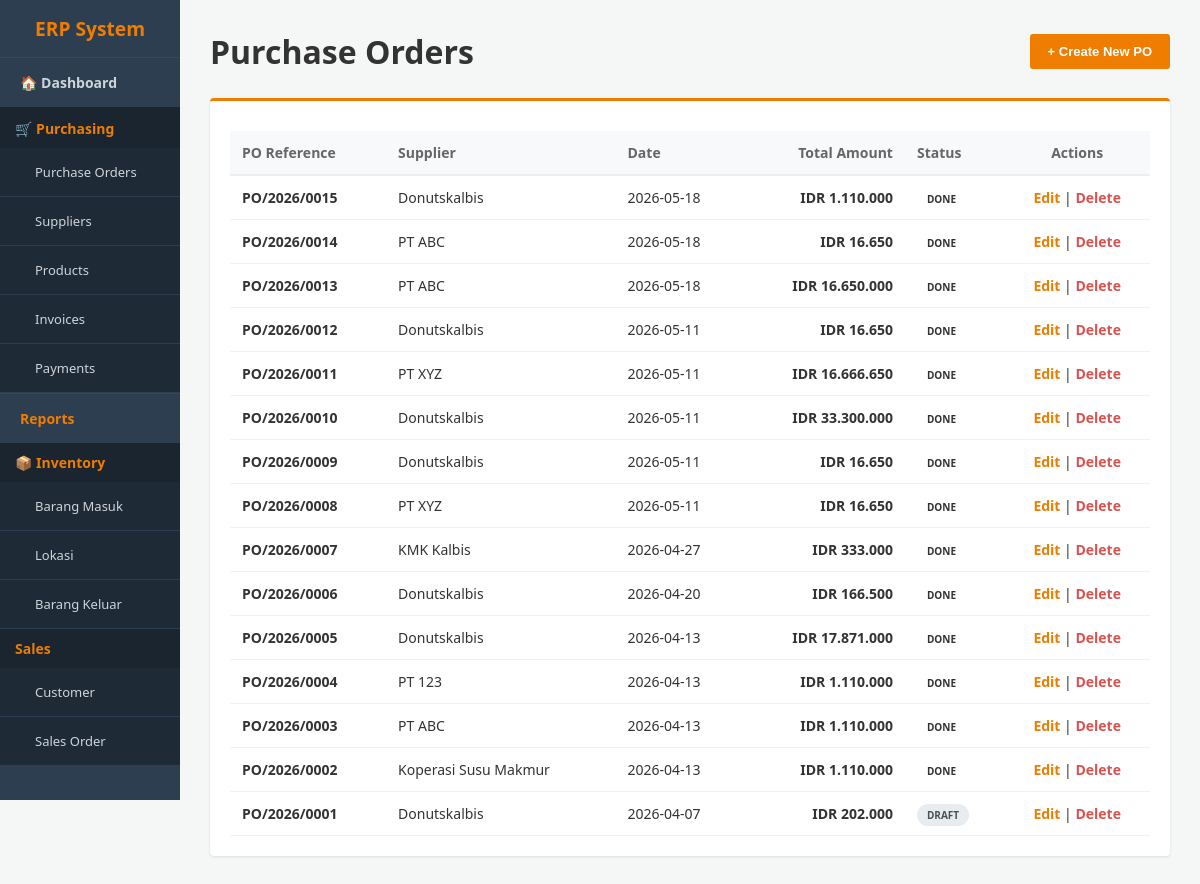
/purchase.php, run on an earlier commit of the app's database.
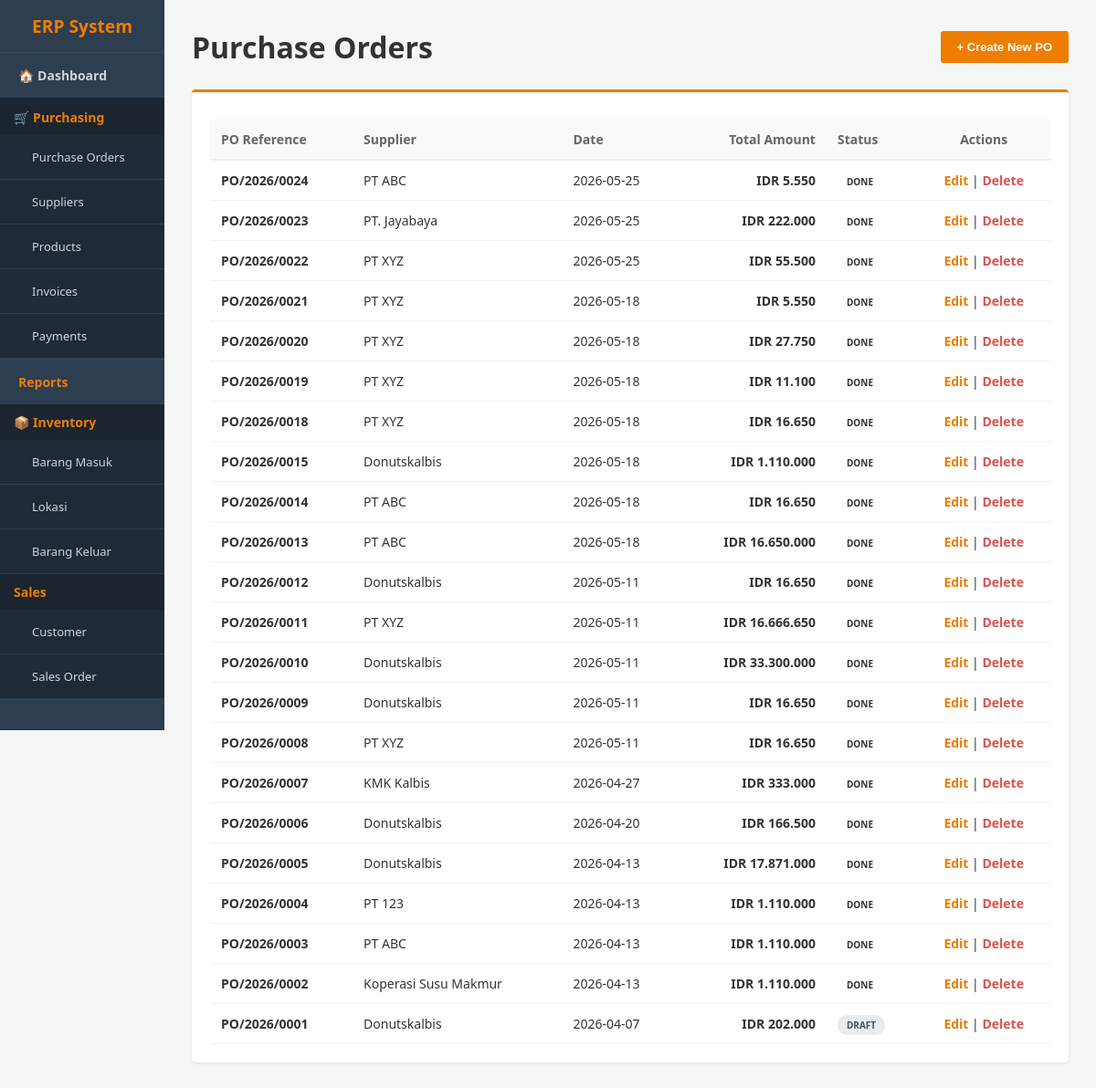
And on a later commit of the database.
### tables this page shows
CREATE TABLE `transaksi_purchase` (
  `id_purchase` int(11) NOT NULL,
  `fk_supplier` int(11) DEFAULT NULL,
  `tanggal_order` date DEFAULT NULL,
  `tanggal_target_kedatangan` date DEFAULT NULL,
  `status_dokumen` enum('draft','sent','purchase','done','cancel') DEFAULT 'draft',
  `total_sebelum_pajak` decimal(15,2) DEFAULT 0.00,
  `pajak_ppn` decimal(15,2) DEFAULT 0.00,
  `total_keseluruhan` decimal(15,2) DEFAULT 0.00
);

CREATE TABLE `supplier` (
  `id_supplier` int(11) NOT NULL,
  `nama_perusahaan` varchar(100) NOT NULL,
  `alamat_lengkap` text DEFAULT NULL,
  `email_bisnis` varchar(50) DEFAULT NULL,
  `no_telepon` varchar(20) DEFAULT NULL,
  `npwp_tax_id` varchar(30) DEFAULT NULL,
  `term_pembayaran_default` varchar(50) DEFAULT NULL,
  `mata_uang` char(3) DEFAULT 'IDR'
);

### purchase.php (the view, shortened to what this page needs)
<?php
include 'config.php';
include 'header.php';
$val = ['id_purchase'=>'','nama_perusahaan'=>'','tanggal_order'=>date('Y-m-d'),'status_dokumen'=>'draft','pajak_ppn'=>0];
?>
<div class="header-bar">
    <h1>Purchase Orders</h1>
    <button onclick="toggleForm()" class="btn-orange"><?= isset($_GET['edit']) ? 'Editing PO: #'.$val['id_purchase'] : '+ Create New PO' ?></button>
</div>
<div class="card">
    <table>
        <thead>
            <tr>
                <th>PO Reference</th>
                <th>Supplier</th>
                <th>Date</th>
                <th style="text-align:right">Total Amount</th>
                <th>Status</th>
                <th style="text-align:center">Actions</th>
            </tr>
        </thead>
        <tbody>
            <?php
            $sql = "SELECT p.*, s.nama_perusahaan FROM transaksi_purchase p LEFT JOIN supplier s ON p.fk_supplier = s.id_supplier ORDER BY p.id_purchase DESC";
            $res = mysqli_query($conn, $sql);
            while($row = mysqli_fetch_assoc($res)) {
                $status = $row['status_dokumen'];
                $st_class = 'bg-draft';
                if($status == 'done') $st_class = 'bg-posted';
                echo "<tr>
                    <td><strong>PO/".date('Y', strtotime($row['tanggal_order']))."/".str_pad($row['id_purchase'], 4, '0', STR_PAD_LEFT)."</strong></td>
                    <td>".($row['nama_perusahaan'] ?: '<em style="color:red;">Supplier Deleted</em>')."</td>
                    <td>{$row['tanggal_order']}</td>
                    <td style='text-align:right; font-weight:bold;'>IDR ".number_format($row['total_keseluruhan'], 0, ',', '.')."</td>
                    <td><span class='badge $st_class'>".strtoupper($status)."</span></td>
                    <td style='text-align:center'>
                        <a href='purchase.php?edit={$row['id_purchase']}' style='color:#ef7d00; text-decoration:none; font-weight:bold;'>Edit</a> |
                        <a href='purchase.php?delete={$row['id_purchase']}' style='color:#d9534f; text-decoration:none; font-weight:bold;' onclick='return confirm(\"Hapus dokumen PO ini?\")'>Delete</a>
                    </td>
                </tr>";
            }
            ?>
        </tbody>
    </table>
</div>
<?php echo "</div></body></html>"; ?>

What changed in the data, as far as the page shows it:
added transaksi_purchase: tanggal_order "2026", id_purchase "0024", fk_supplier.nama_perusahaan "PT ABC", tanggal_order "2026-05-25", total_keseluruhan "5.550", status_dokumen "DONE"
added transaksi_purchase: tanggal_order "2026", id_purchase "0023", fk_supplier.nama_perusahaan "PT. Jayabaya", tanggal_order "2026-05-25", total_keseluruhan "222.000", status_dokumen "DONE"
added transaksi_purchase: tanggal_order "2026", id_purchase "0022", fk_supplier.nama_perusahaan "PT XYZ", tanggal_order "2026-05-25", total_keseluruhan "55.500", status_dokumen "DONE"
added transaksi_purchase: tanggal_order "2026", id_purchase "0021", fk_supplier.nama_perusahaan "PT XYZ", tanggal_order "2026-05-18", total_keseluruhan "5.550", status_dokumen "DONE"
added transaksi_purchase: tanggal_order "2026", id_purchase "0020", fk_supplier.nama_perusahaan "PT XYZ", tanggal_order "2026-05-18", total_keseluruhan "27.750", status_dokumen "DONE"
added transaksi_purchase: tanggal_order "2026", id_purchase "0019", fk_supplier.nama_perusahaan "PT XYZ", tanggal_order "2026-05-18", total_keseluruhan "11.100", status_dokumen "DONE"
added transaksi_purchase: tanggal_order "2026", id_purchase "0018", fk_supplier.nama_perusahaan "PT XYZ", tanggal_order "2026-05-18", total_keseluruhan "16.650", status_dokumen "DONE"
